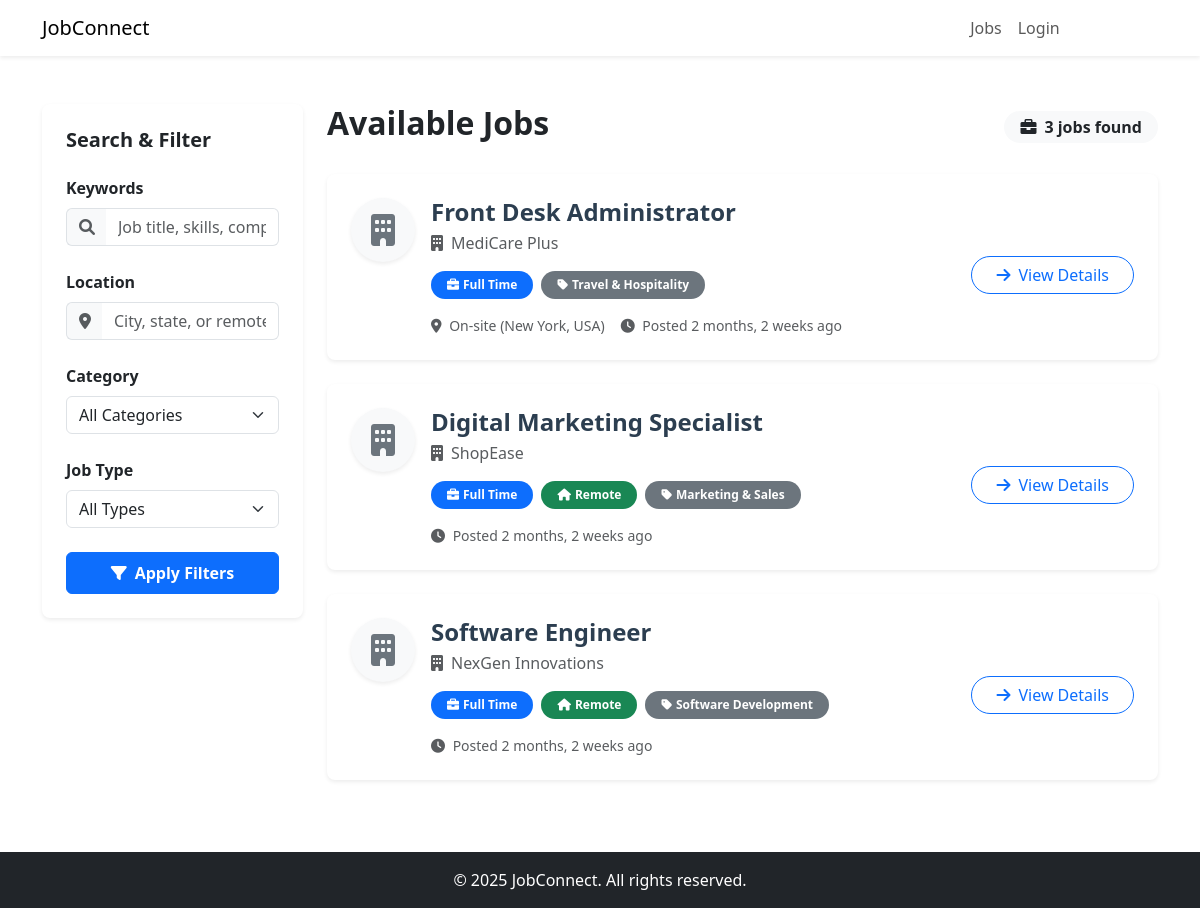
Screenshot of /jobs/ with the database file from the repository.
### jobs/models.py (models this page shows, shortened)
class JobPosting(models.Model):
    JOB_TYPE_CHOICES = (
        ('full_time', 'Full Time'),
        ('part_time', 'Part Time'),
        ('contract', 'Contract'),
        ('internship', 'Internship'),
        ('remote', 'Remote'),
    )
    EXPERIENCE_LEVEL_CHOICES = (
        ('entry', 'Entry Level'),
        ('mid', 'Mid Level'),
        ('senior', 'Senior Level'),
        ('executive', 'Executive Level'),
    )
    employer = models.ForeignKey(EmployerProfile, on_delete=models.CASCADE, related_name='job_postings')
    title = models.CharField(max_length=100)
    category = models.ForeignKey(JobCategory, on_delete=models.SET_NULL, null=True, related_name='jobs')
    description = models.TextField()
    requirements = models.TextField()
    responsibilities = models.TextField()
    job_type = models.CharField(max_length=20, choices=JOB_TYPE_CHOICES)
    experience_level = models.CharField(max_length=20, choices=EXPERIENCE_LEVEL_CHOICES)
    location = models.CharField(max_length=100)
    salary_min = models.PositiveIntegerField(null=True, blank=True)
    salary_max = models.PositiveIntegerField(null=True, blank=True)
    is_remote = models.BooleanField(default=False)
    application_deadline = models.DateField()
    is_active = models.BooleanField(default=True)
    created_at = models.DateTimeField(auto_now_add=True)
    updated_at = models.DateTimeField(auto_now=True)

class JobCategory(models.Model):
    name = models.CharField(max_length=100)
    description = models.TextField(blank=True)
    class Meta:
        verbose_name_plural = "Job Categories"

### accounts/models.py (models this page shows, shortened)
class EmployerProfile(models.Model):
    user = models.OneToOneField(User, on_delete=models.CASCADE, related_name='employer_profile')
    company_name = models.CharField(max_length=100)
    company_description = models.TextField()
    company_logo = models.ImageField(upload_to='company_logos/', blank=True, null=True)
    industry = models.CharField(max_length=50)
    company_website = models.URLField(blank=True)
    company_location = models.CharField(max_length=100)
    company_size = models.CharField(max_length=50, blank=True)

### jobs/views.py (the view)
# urls.py: path('jobs/', views.job_listings, name='job_listings'),
def job_listings(request):
    jobs = JobPosting.objects.filter(is_active=True).order_by('-created_at')
    categories = JobCategory.objects.all()
    query = request.GET.get('q')
    if query:
        jobs = jobs.filter(
            Q(title__icontains=query) |
            Q(description__icontains=query) |
            Q(employer__company_name__icontains=query)
        )
    category_id = request.GET.get('category')
    if category_id:
        jobs = jobs.filter(category_id=category_id)
    job_type = request.GET.get('job_type')
    if job_type:
        jobs = jobs.filter(job_type=job_type)
    location = request.GET.get('location')
    if location:
        jobs = jobs.filter(location__icontains=location)
    paginator = Paginator(jobs, 10)  # 10 jobs per page
    page_number = request.GET.get('page')
    page_obj = paginator.get_page(page_number)
    context = {
        'jobs': page_obj,
        'categories': categories,
        'job_types': JobPosting.JOB_TYPE_CHOICES,
    }
    return render(request, 'job_listings.html', context)

### jobs/templates/job_listings.html (shortened to what this page needs)
{% extends 'base.html' %}
{% load custom_tags %}
{% block content %}
<div class="row g-4">
    <div class="col-lg-3 mb-4">
        <div class="card border-0 shadow-sm rounded-3 hover-shadow">
            <div class="card-body p-4">
                <h5 class="card-title mb-4 fw-bold">Search & Filter</h5>
                <form action="{% url 'job_listings' %}" method="get">
                    <div class="mb-4">
                        <label for="q" class="form-label fw-semibold">Keywords</label>
                        <div class="input-group">
                            <span class="input-group-text bg-light border-end-0">
                                <i class="fas fa-search text-muted"></i>
                            </span>
                            <input type="text" class="form-control border-start-0" id="q" name="q" placeholder="Job title, skills, company" value="{{ request.GET.q|default:'' }}">
                        </div>
                    </div>
                    <div class="mb-4">
                        <label for="location" class="form-label fw-semibold">Location</label>
                        <div class="input-group">
                            <span class="input-group-text bg-light border-end-0">
                                <i class="fas fa-map-marker-alt text-muted"></i>
                            </span>
                            <input type="text" class="form-control border-start-0" id="location" name="location" placeholder="City, state, or remote" value="{{ request.GET.location|default:'' }}">
                        </div>
                    </div>
                    <div class="mb-4">
                        <label for="category" class="form-label fw-semibold">Category</label>
                        <select class="form-select" id="category" name="category">
                            <option value="">All Categories</option>
                        </select>
                    </div>
                    <div class="mb-4">
                        <label for="job_type" class="form-label fw-semibold">Job Type</label>
                        <select class="form-select" id="job_type" name="job_type">
                            <option value="">All Types</option>
                        </select>
                    </div>
                    <div class="d-grid gap-2">
                        <button type="submit" class="btn btn-primary py-2 fw-semibold">
                            <i class="fas fa-filter me-2"></i>Apply Filters
                        </button>
                    </div>
                </form>
            </div>
        </div>
    </div>
    <div class="col-lg-9">
        <div class="d-flex justify-content-between align-items-center mb-4">
            <h2 class="fw-bold">Available Jobs</h2>
            <div class="badge bg-light text-dark fs-6 py-2 px-3 rounded-pill">
                <i class="fas fa-briefcase me-2"></i>{{ jobs.paginator.count }} job{{ jobs.paginator.count|pluralize }} found
            </div>
        </div>
        {% if jobs %}
            <div class="job-listings">
                {% for job in jobs %}
                    <div class="card border-0 shadow-sm mb-4 hover-shadow rounded-3 transition-all">
                        <div class="card-body p-4">
                            <div class="row">
                                <div class="col-md-9">
                                    <div class="d-flex">
                                        {% if job.employer.logo %}
                                            <div class="company-logo-container rounded-circle me-3 p-2 border shadow-sm">
                                                <img src="{{ job.employer.logo.url }}" alt="{{ job.employer.company_name }}" class="company-logo" width="64" height="64">
                                            </div>
                                        {% else %}
                                            <div class="bg-light rounded-circle me-3 d-flex align-items-center justify-content-center shadow-sm" style="width: 64px; height: 64px;">
                                                <i class="fas fa-building text-secondary fa-2x"></i>
                                            </div>
                                        {% endif %}
                                        <div>
                                            <h4 class="mb-1 fw-bold">
                                                <a href="{% url 'job_detail' job.id %}" class="text-decoration-none job-title-link">{{ job.title }}</a>
                                            </h4>
                                            <p class="text-muted mb-3 company-name">
                                                <i class="fas fa-building me-2"></i>{{ job.employer.company_name }}
                                            </p>
                                            <div class="d-flex flex-wrap gap-2 mb-3">
                                                <span class="badge bg-primary rounded-pill px-3 py-2">
                                                    <i class="fas fa-briefcase me-1"></i>{{ job.get_job_type_display }}
                                                </span>
                                                {% if job.is_remote %}
                                                    <span class="badge bg-success rounded-pill px-3 py-2">
                                                        <i class="fas fa-home me-1"></i>Remote
                                                    </span>
                                                {% endif %}
                                                <span class="badge bg-secondary rounded-pill px-3 py-2">
                                                    <i class="fas fa-tag me-1"></i>{{ job.category.name }}
                                                </span>
                                            </div>
                                            <div class="d-flex align-items-center text-muted small">
                                                {% if not job.is_remote %}
                                                    <div class="me-3">
                                                        <i class="fas fa-map-marker-alt me-1"></i> {{ job.location }}
                                                    </div>
                                                {% endif %}
                                                <div>
                                                    <i class="fas fa-clock me-1"></i> Posted {{ job.created_at|timesince }} ago
                                                </div>
                                            </div>
                                        </div>
                                    </div>
                                </div>
                                <div class="col-md-3 d-flex flex-column justify-content-center align-items-end mt-4 mt-md-0">
                                    <a href="{% url 'job_detail' job.id %}" class="btn btn-outline-primary rounded-pill px-4">
                                        <i class="fas fa-arrow-right me-2"></i>View Details
                                    </a>
                                </div>
                            </div>
                        </div>
                    </div>
                {% endfor %}
            </div>
        {% endif %}
    </div>
</div>
{% endblock %}

### accounts/templates/base.html (shortened to what this page needs)
{% load static %}
<!DOCTYPE html>
<html lang="en">
<head>
    <link rel="stylesheet" href="https://cdnjs.cloudflare.com/ajax/libs/font-awesome/6.0.0/css/all.min.css">
    <link rel="stylesheet" href="https://cdn.jsdelivr.net/npm/bootstrap@5.3.0/dist/css/bootstrap.min.css">
</head>
<body>
    <nav class="navbar navbar-expand-lg navbar-light bg-white shadow-sm">
        <div class="container">
            <a class="navbar-brand" href="{% url 'home' %}">JobConnect</a>
            <div class="collapse navbar-collapse" id="navbarNav">
                <ul class="navbar-nav ms-auto">
                    <li class="nav-item"><a class="nav-link" href="{% url 'job_listings' %}">Jobs</a></li>
                    {% if user.is_authenticated %}
                        {% if user.employer_profile %}
                            <li class="nav-item"><a class="nav-link" href="{% url 'employer_dashboard' %}">Dashboard</a></li>
                        {% else %}
                            <li class="nav-item"><a class="nav-link" href="{% url 'job_seeker_dashboard' %}">Dashboard</a></li>
                        {% endif %}
                        <li class="nav-item"><a class="nav-link" href="{% url 'inbox' %}">Messages</a></li>
                        <li class="nav-item"><a class="nav-link" href="{% url 'view_profile' %}">Profile</a></li>
                        <li class="nav-item"><form method="post" action="{% url 'logout' %}">
                          {% csrf_token %}
                          <button type="submit" class="btn btn-danger">Logout</button>
                        </form></li>
                    {% else %}
                        <li class="nav-item"><a class="nav-link" href="{% url 'login' %}">Login</a></li>
                        <li class="nav-item"><a class="nav-link btn btn-primary text-white px-3" href="{% url 'register' %}">Sign Up</a></li>
                    {% endif %}
                </ul>
            </div>
        </div>
    </nav>
    <div class="container my-5">
        {% block content %}{% endblock %}
    </div>
    <footer class="bg-dark text-white text-center py-3">
        <p class="mb-0">&copy; 2025 JobConnect. All rights reserved.</p>
    </footer>
</body>
</html>

### jobs/templates/job_listings.html (style rules this page uses)
.transition-all { transition: all 0.3s ease; }
.job-title-link { color: #2c3e50; }
.company-name { font-weight: 500; }
.card { overflow: hidden; }

### rows the page displays
JobPosting: title "Front Desk Administrator", employer.company_name "MediCare Plus", job_type "Full Time", category.name "Travel & Hospitality", location "On-site (New York, USA)", created_at "2 months, 2 weeks"
JobPosting: title "Digital Marketing Specialist", employer.company_name "ShopEase", job_type "Full Time", is_remote True (drawn), category.name "Marketing & Sales", created_at "2 months, 2 weeks"
JobPosting: title "Software Engineer", employer.company_name "NexGen Innovations", job_type "Full Time", is_remote True (drawn), category.name "Software Development", created_at "2 months, 2 weeks"

### other values shown
{{ jobs.paginator.count }} "3"
